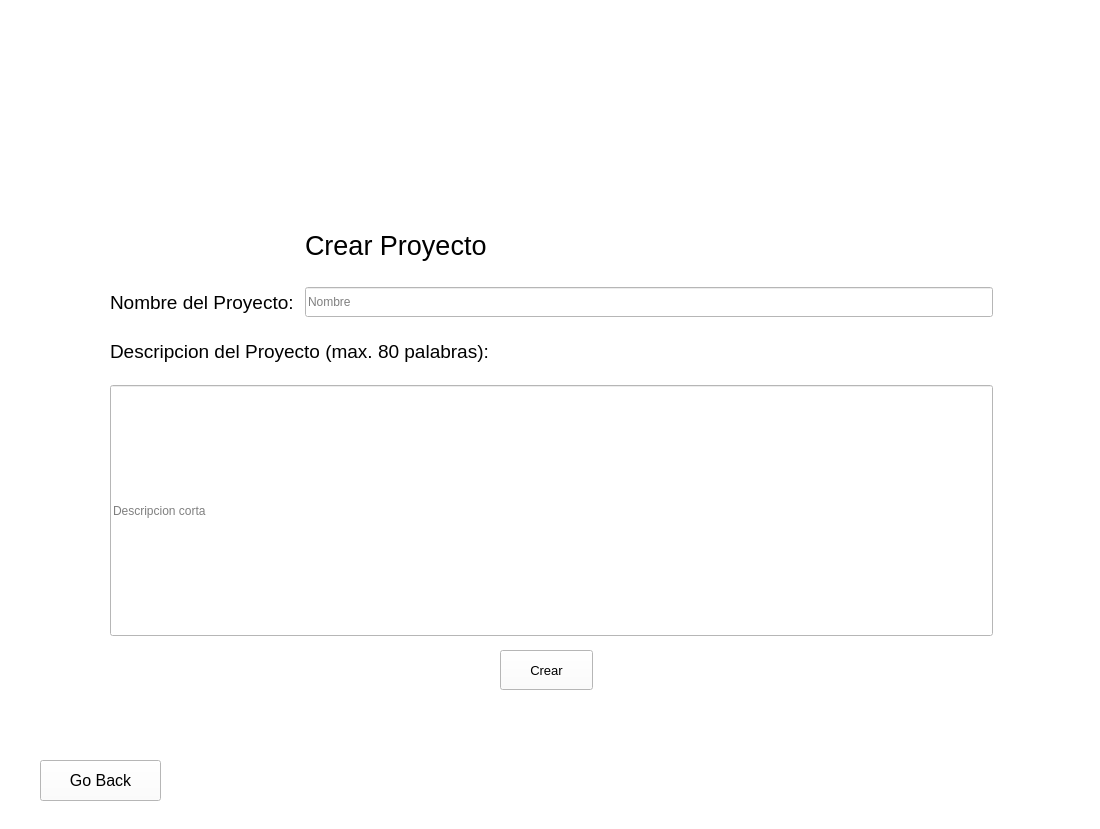
<?xml version="1.0" encoding="UTF-8"?>
<ui version="4.0">
 <class>crearProyectoScreen</class>
 <widget class="QWidget" name="crearProyectoScreen">
  <property name="geometry">
   <rect>
    <x>0</x>
    <y>0</y>
    <width>1100</width>
    <height>829</height>
   </rect>
  </property>
  <property name="windowTitle">
   <string>Form</string>
  </property>
  <widget class="QWidget" name="widget" native="true">
   <property name="geometry">
    <rect>
     <x>0</x>
     <y>0</y>
     <width>1101</width>
     <height>831</height>
    </rect>
   </property>
   <property name="styleSheet">
    <string notr="true">background-color: #fff;</string>
   </property>
   <widget class="QPushButton" name="goBackButtonCrearProyecto">
    <property name="geometry">
     <rect>
      <x>40</x>
      <y>760</y>
      <width>121</width>
      <height>41</height>
     </rect>
    </property>
    <property name="font">
     <font>
      <pointsize>12</pointsize>
     </font>
    </property>
    <property name="text">
     <string>Go Back</string>
    </property>
    <property name="icon">
     <iconset resource="res.qrc">
      <normaloff>:/iconos/arrow-97-256.ico</normaloff>:/iconos/arrow-97-256.ico</iconset>
    </property>
    <property name="iconSize">
     <size>
      <width>30</width>
      <height>30</height>
     </size>
    </property>
   </widget>
   <widget class="QWidget" name="layoutWidget">
    <property name="geometry">
     <rect>
      <x>110</x>
      <y>210</y>
      <width>883</width>
      <height>426</height>
     </rect>
    </property>
    <layout class="QGridLayout" name="gridLayout">
     <item row="0" column="1">
      <widget class="QLabel" name="label">
       <property name="minimumSize">
        <size>
         <width>221</width>
         <height>71</height>
        </size>
       </property>
       <property name="font">
        <font>
         <pointsize>20</pointsize>
        </font>
       </property>
       <property name="text">
        <string>Crear Proyecto</string>
       </property>
      </widget>
     </item>
     <item row="1" column="0">
      <widget class="QLabel" name="label_2">
       <property name="font">
        <font>
         <pointsize>14</pointsize>
        </font>
       </property>
       <property name="text">
        <string>Nombre del Proyecto: </string>
       </property>
      </widget>
     </item>
     <item row="1" column="1">
      <widget class="QLineEdit" name="nombreProyectoCreado">
       <property name="minimumSize">
        <size>
         <width>530</width>
         <height>30</height>
        </size>
       </property>
       <property name="placeholderText">
        <string>Nombre</string>
       </property>
      </widget>
     </item>
     <item row="2" column="0" colspan="2">
      <widget class="QLabel" name="label_3">
       <property name="minimumSize">
        <size>
         <width>471</width>
         <height>51</height>
        </size>
       </property>
       <property name="font">
        <font>
         <pointsize>14</pointsize>
        </font>
       </property>
       <property name="text">
        <string>Descripcion del Proyecto (max. 80 palabras): </string>
       </property>
      </widget>
     </item>
     <item row="3" column="0" colspan="2">
      <widget class="QLineEdit" name="descripcionProyectoCreado">
       <property name="minimumSize">
        <size>
         <width>881</width>
         <height>251</height>
        </size>
       </property>
       <property name="inputMask">
        <string/>
       </property>
       <property name="text">
        <string/>
       </property>
       <property name="placeholderText">
        <string>Descripcion corta</string>
       </property>
      </widget>
     </item>
    </layout>
   </widget>
   <widget class="QPushButton" name="crearProyectoButton">
    <property name="geometry">
     <rect>
      <x>500</x>
      <y>650</y>
      <width>93</width>
      <height>40</height>
     </rect>
    </property>
    <property name="minimumSize">
     <size>
      <width>70</width>
      <height>40</height>
     </size>
    </property>
    <property name="font">
     <font>
      <pointsize>10</pointsize>
     </font>
    </property>
    <property name="styleSheet">
     <string notr="true">background-color: rgb(255, 255, 255);
color: rgb(0, 0, 0);
border-color: rgb(0, 0, 0);</string>
    </property>
    <property name="text">
     <string>Crear</string>
    </property>
   </widget>
  </widget>
 </widget>
 <resources>
  <include location="res.qrc"/>
 </resources>
 <connections/>
</ui>
